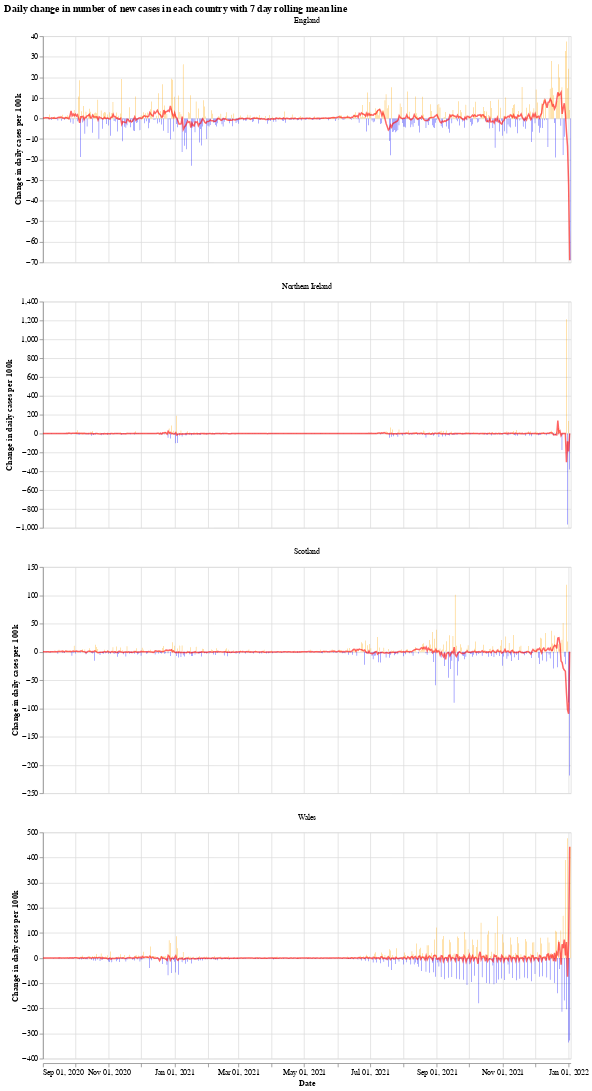

The cell this chart's notebook holds for it:
### Markdown cell above
We will use the Python library `Altair` for visualising the data, see the [altair docs](https://altair-viz.github.io/) for more information.

First we have a graph which shows the daily change in the number of new cases for each country. This number jumps up and down all over the place, which is likely due to delay in reporting of new cases over the weekend. Another interesting thing is that it looks like the daily cases in Wales experienced a much shorter period of calm over the summer (calm in the sense of daily cases not jumping up and down).

The orange bars are days when the number of new cases (per 100k population) was more than the previous day, while the blue are days when the number of new cases dropped. The red line is the 7 day moving average. 

When the moving average line is below 0, it means that there is a consistent drop in new cases. We can see this clearly happening around the times that lockdowns were introduced (though, to varying degrees). I will update the graphs soon with a marker of when each lockdown started.

### Code cell
# collapse
import altair as alt

bars = alt.Chart(uk_cases).mark_bar().encode(
    x=alt.X("yearmonthdate(date):T", axis=alt.Axis(title='Date')),
    y=alt.Y("casesChangeRate:Q", axis=alt.Axis(title='Change in daily cases per 100k')),
    tooltip='casesChange',
    color=alt.condition(
        alt.datum.casesChangeRate > 0,
        alt.value("orange"),  # The positive color
        alt.value("blue")  # The negative color
    )
).properties(title='Daily change in number of new cases with 7 day rolling mean',width=700).interactive()

line = alt.Chart(uk_cases).mark_line(
    color='red',
    size=2,
    opacity=0.6
).transform_window(
    rolling_mean='mean(casesChangeRate)',
    frame=[0, 7],
    groupby=['areaName']
).encode(
    x='yearmonthdate(date):T',
    y='rolling_mean:Q'
)

alt.layer(bars, line, data=uk_cases).facet(alt.Column(
    'areaName', title=''), columns=1).resolve_scale(y='independent').properties(title='Daily change in number of new cases in each country with 7 day rolling mean line')

### Figure 1 — Vega-Lite specification as saved in the notebook (floating-point values rounded to 4 significant figures; data arrays with more than 128 entries replaced by an {"elided": "..."} marker saying what was removed)
{"config": {"view": {"continuousWidth": 400, "continuousHeight": 300}}, "data": {"name": "data-7de07c46da56c353ba4e84ae09e5943f"}, "facet": {"type": "nominal", "field": "areaName", "title": ""}, "spec": {"layer": [{"mark": "bar", "encoding": {"color": {"condition": {"value": "orange", "test": "(datum.casesChangeRate > 0)"}, "value": "blue"}, "tooltip": {"type": "quantitative", "field": "casesChange"}, "x": {"type": "temporal", "axis": {"title": "Date"}, "field": "date", "timeUnit": "yearmonthdate"}, "y": {"type": "quantitative", "axis": {"title": "Change in daily cases per 100k"}, "field": "casesChangeRate"}}, "selection": {"selector001": {"type": "interval", "bind": "scales", "encodings": ["x", "y"]}}, "title": "Daily change in number of new cases with 7 day rolling mean", "width": 700}, {"mark": {"type": "line", "color": "red", "opacity": 0.6, "size": 2}, "encoding": {"x": {"type": "temporal", "field": "date", "timeUnit": "yearmonthdate"}, "y": {"type": "quantitative", "field": "rolling_mean"}}, "transform": [{"window": [{"op": "mean", "field": "casesChangeRate", "as": "rolling_mean"}], "frame": [0, 7], "groupby": ["areaName"]}]}]}, "columns": 1, "resolve": {"scale": {"y": "independent"}}, "title": "Daily change in number of new cases in each country with 7 day rolling mean line", "$schema": "https://vega.github.io/schema/vega-lite/v4.8.1.json", "datasets": {"data-7de07c46da56c353ba4e84ae09e5943f": {"elided": "1956 records"}}}
